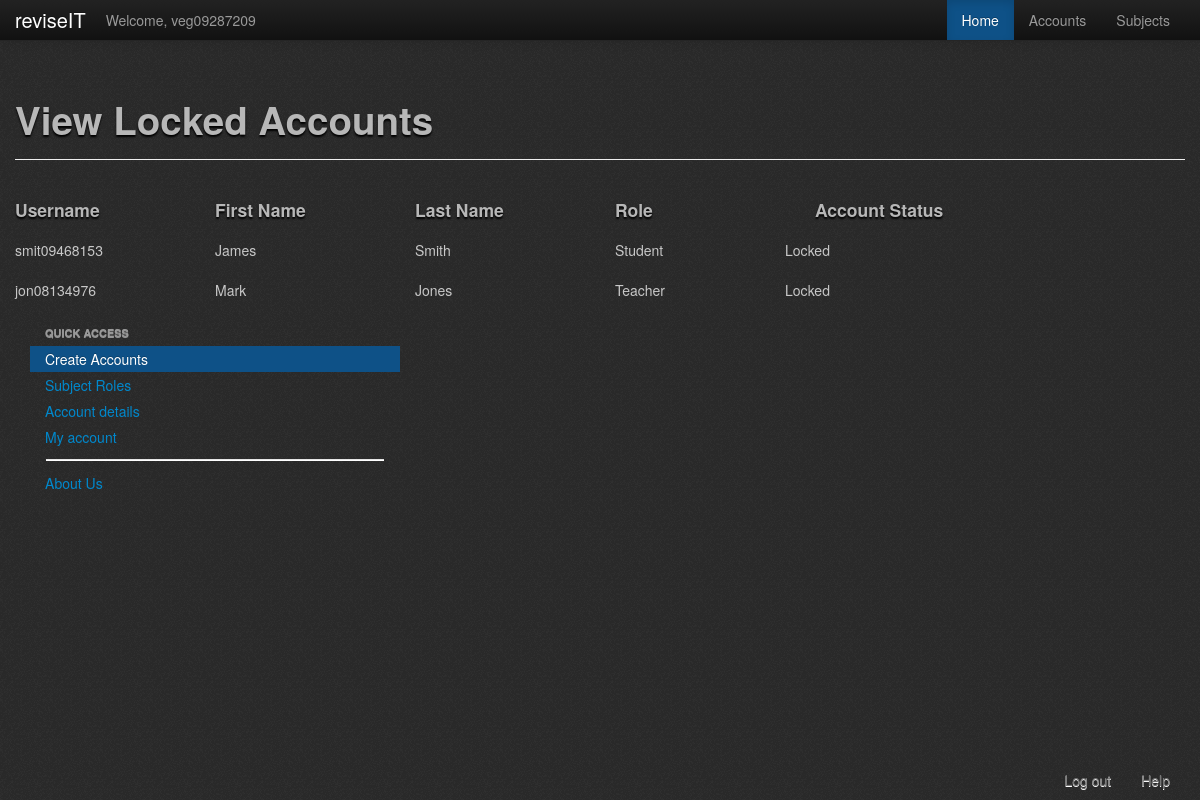
/php/admin/ViewLockedUsers.php (signed in), run on an earlier commit of the app's database.
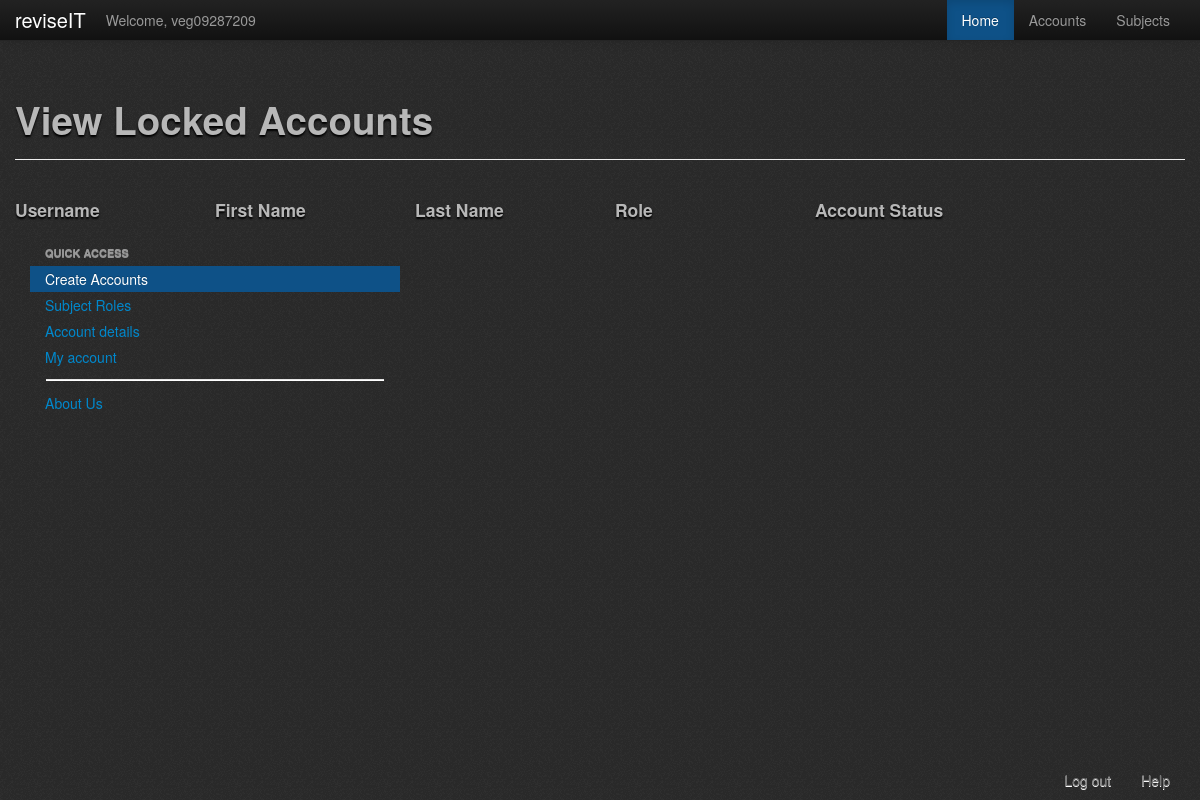
And on a later commit of the database.
### tables this page shows
CREATE TABLE `users` (
  `UserID` int(11) NOT NULL AUTO_INCREMENT,
  `fName` varchar(50) NOT NULL,
  `lName` varchar(50) NOT NULL,
  `username` varchar(50) NOT NULL,
  `password` varchar(50) NOT NULL,
  `role` int(1) NOT NULL COMMENT '1 = Admin, 2 = Coordinator, 3 = Teacher, 4 = Student',
  `locked` tinyint(1) NOT NULL COMMENT '0 = unlocked, 1 = locked',
  PRIMARY KEY (`UserID`)
);

### php/admin/ViewLockedUsers.php (the view, shortened to what this page needs)
<?php
  require '../check_logged_in.php';
?>
<!DOCTYPE html PUBLIC "-//W3C//DTD XHTML 1.0 Transitional//EN" "http://www.w3.org/TR/xhtml1/DTD/xhtml1-transitional.dtd">
<html xmlns="http://www.w3.org/1999/xhtml">
<head>
  <?php
    include '../header_container.php';
  ?>
</head>
<body>
<?php
  include 'admin_menu_bar.php';
?>
<br /><br />
<div class="container">
<div class="page-header">
  <h1>View Locked Accounts</h1>
</div>
  <?php
			$result = $db->prepare("SELECT * FROM users WHERE locked = 1");
      		$result->execute();
  ?>
    <div class='row-fluid'>
      <div class='span2'>
        <h4>Username</h4>
      </div>
      <div class='span2'>
        <h4>First Name</h4>
      </div>
      <div class='span2'>
        <h4>Last Name</h4>
      </div>
      <div class='span2'>
        <h4>Role</h4>
      </div>
      <div class='span2'>
        <h4>Account Status</h4>
      </div>
    </div>
    <?php
			while($row = $result->fetch(PDO::FETCH_ASSOC))
			{
				echo "<div class='row-fluid'>";
					echo "<div class='span2'>".$row['username']."</div>";
					echo "<div class='span2'>".$row['fName']."</div>";
					echo "<div class='span2'>".$row['lName']."</div>";
					echo "<div class='span2'>";
					if ($row['role'] == "1") echo 'Admin';
					else if ($row['role'] == "2") echo 'Co-ordinator';
					else if ($row['role'] == "3") echo 'Teacher';
					else if ($row['role'] == "4") echo 'Student';
					echo"</div>";
					if ($row['locked'] == "1") echo 'Locked';
				echo "</div>";
			}
		echo "</div>";
?>
    <div class="span4">
      <ul class="nav nav-list">
        <li class="nav-header">Quick Access</li>
        <li class="active"><a href="CreateUser.php">Create Accounts</a></li>
        <li><a href="#">Subject Roles</a></li>
        <li><a href="#">Account details</a></li>
        <li><a href="#">My account</a></li>
        <li class="divider"></li>
        <li><a href="#">About Us</a></li>
      </ul>
    </div>
<div class="navbar navbar-fixed-bottom">
  <div class="container">
    <div class="nav-collapse collapse">
      <ul class="nav pull-right">
        <li><a href="#">Log out</a></li>
        <li><a href="#">Help</a></li>
      </ul>
    </div>
  </div>
</div>
</body>
</html>

What changed in the data, as far as the page shows it:
no longer on this page (row edited): users: username "smit09468153", fName "James", lName "Smith", role "Student", locked "Locked"
no longer on this page (row edited): users: username "jon08134976", fName "Mark", lName "Jones", role "Teacher", locked "Locked"
